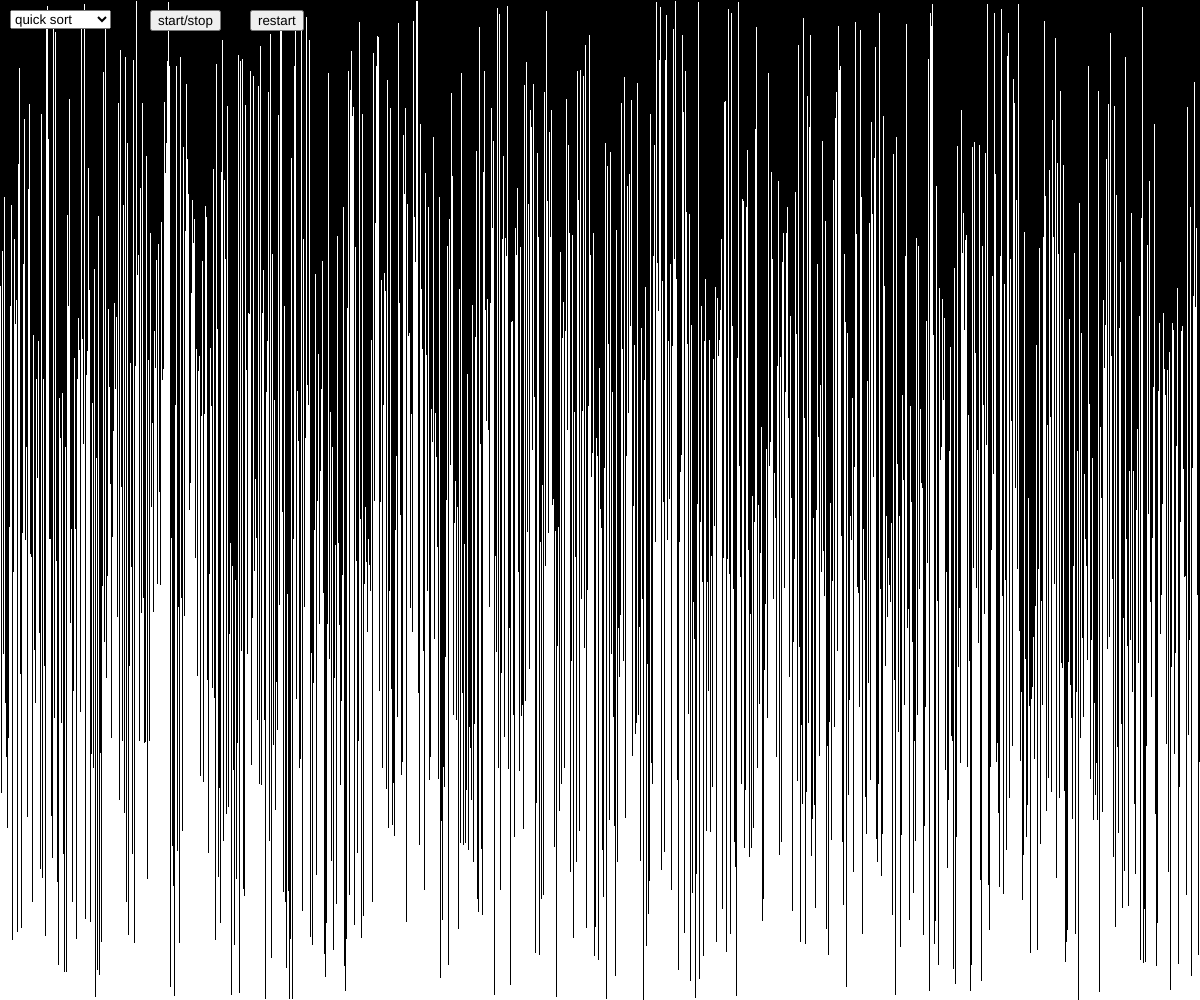
Frame 1 (no input)
Frame 60 (no input): identical to frame 1, image omitted
Frame 120 (the mouse pressed at the canvas centre since frame 60): identical to frame 1, image omitted

The p5.js sketch that drew this single still picture (run headless with seeded random() and noise() and a simulated clock; from frame 60 on, the mouse is pressed at the canvas centre):

// p5.js sketch
// ── sketch.js
var list = [];
var processList = [];
var isStop = true;
var blockSize = 1;
var sortI, sortJ;

var pivotList = [];//for quicksort

m = {
    quickSort: "quickSort",
    bubbleSort: "bubbleSort",
    selectionSort: "selectionSort"
}
var mode = m.quickSort;
function init() {
    list = [];
    processList = [];
    pivotList = [];
    isStop = false;
    for (var i = 0; i < width / blockSize; i++) {
        list.push(new num(Math.floor(random() * height)));
    }
    sortI = 0;
    sortJ = 0;
    for (let i = 0; i < list.length; i++) {
        pivotList[i] = list[i].state == s.hasSort ? 1 : 0;
    }
    minIndex = 0;
}
function setup() {
    createCanvas(windowWidth, windowHeight);
    btn = createButton('start/stop');
    btn.position(150, 10);
    btn.mousePressed(function () { isStop = !isStop; });
    btn = createButton('restart');
    btn.position(250, 10);
    btn.mousePressed(init);
    select = createSelect();
    select.position(10, 10);
    select.option('quick sort');
    select.option('bubble sort');
    select.option('selection sort');
    select.changed(function () {
        switch (select.value()) {
            case 'quick sort':
                mode = m.quickSort;
                break;
            case 'bubble sort':
                mode = m.bubbleSort;
                break;
            case 'selection sort':
                mode = m.selectionSort;
                break;
        }
    });
    background(0);
    for (var i = 0; i < width / blockSize; i++) {
        list.push(new num(Math.floor(random() * height)));
    }
    w = width / list.length;
    sortI = 0;
    sortJ = 0;
    for (let i = 0; i < list.length; i++) {
        pivotList[i] = list[i].state == s.hasSort ? 1 : 0;
    }

}
function draw() {
    frameRate(20);
    background(0);
    for (var i = 0; i < list.length; i++) {
        list[i].show(i);
    }
    if (!isStop) {

        switch (mode) {
            case m.quickSort:
                for (i = 0; i < 10; i++) {
                    quickSort();
                }
                break;
            case m.bubbleSort:
                for (i = 0; i < 1000; i++) {
                    bubbleSort();
                }
                break;
            case m.selectionSort:
                for (i = 0; i < 1000; i++) {
                    selectionSort();
                }
                break;
        }
    }
}
function swap(aIndex, bIndex) {
    let temp = list[aIndex];
    list[aIndex] = list[bIndex];
    list[bIndex] = temp;
}
let minIndex = 0;
function selectionSort() {
    clearProcess();
    if (list[sortJ].value < list[minIndex].value) {
        minIndex = sortJ;
    }
    list[minIndex].state = s.process;
    processList.push(minIndex);
    list[sortJ].state = s.process;
    processList.push(sortJ);

    sortJ++;
    if (sortJ == list.length) {
        swap(sortI, minIndex);
        list[sortI].state = s.hasSort;
        sortI = sortI + 1;
        sortJ = sortI;
        minIndex = sortI;
    }
    if (sortI >= list.length) {
        isStop = true;
    }
}

function bubbleSort() {
    clearProcess();
    let i = list.length - 2 - sortI;
    if (i < 0 || list[i].state == s.hasSort) {
        if (sortI == list.length - sortJ - 1) {
            list[sortJ].state = s.hasSort;
            sortJ = (sortJ + 1) % list.length;
        }
        sortI = 0;
        return;
    }
    list[i].state = s.process;
    list[i + 1].state = s.process;
    processList.push(i);
    processList.push(i + 1);
    if (list[i].value > list[i + 1].value) {
        //console.log(i,list);
        swap(i, i + 1);
    }
    sortI = (++sortI) % list.length;
}

function quickSort() {
    clearProcess();
    //refresh pivotList
    for (let i = 0; i < list.length; i++) {
        pivotList[i] = list[i].state == s.hasSort ? 1 : 0;
    }
    //make left and right
    for (let i = 0; i < pivotList.length; i++) {
        if (pivotList[i] === 0) {
            left = i;
            while (pivotList[++i] === 0) {
            }
            right = i;
            break;
        }
    }
    if (left == right || left == right - 1) {
        list[left].state = s.hasSort;
    }
    list[left].state = s.process;
    processList.push(left);
    sortI = (left + 1) % list.length;
    sortJ = right - 1;
    pivot = list[left].value;
    while (1) {
        if (list[sortI].value > pivot) {
            if (list[sortJ].value < pivot) {
                list[sortI].state = s.process;
                processList.push(sortI);
                list[sortJ].state = s.process;
                processList.push(sortJ);
                swap(sortI, sortJ);
                //console.log("1",sortI, sortJ);
                break;
            } else {
                sortJ--;
                if (sortJ < sortI) {
                    swap(left, sortI - 1);
                    list[sortI - 1].state = s.hasSort;
                    //console.log("2",left, sortI - 1);
                    break;//is end
                }
            }
        } else {
            sortI++;
            if (sortI > sortJ) {
                swap(left, sortI - 1);
                list[sortI - 1].state = s.hasSort;
                //console.log("3",left, sortI - 1);
                break;//is end
            }
        }
    }
}

var s = {
    hasSort: "#00ff00",
    noSort: "#ffffff",
    process: "#ff0000"
}

class num {
    constructor(val) {
        this.value = val;
        this.state = s.noSort;
    }
    show(index) {
        noStroke();
        fill(this.state);
        rect(index * w, height - this.value, w, this.value);
    }
}
function clearProcess() {
    for (let i = 0; i < processList.length; i++) {
        let target = list[processList[i]].state;
        if (target == s.process) {
            list[processList[i]].state = s.noSort;
        }
    }
    processList = [];
}
